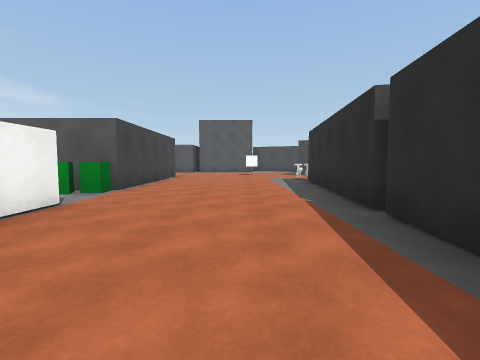
view 1 (above)

24 first-person views from a walk through a 3-D level made in the Unity game engine. The camera is 1.2 m above the floor, tilts 4° down and sees 85° across. The floor is counted in squares, 2 m on a side. Each view is taken from the middle of a square. On the plan, view 1 faces up. The plan holds only what a view shows up to about 9 squares ahead; the rest is blank. The place goes on beyond the plan. Some animated figures are left out. Some surface patterns are stand-ins.

view 2
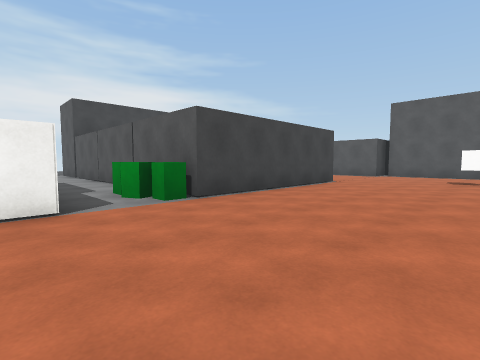

view 3
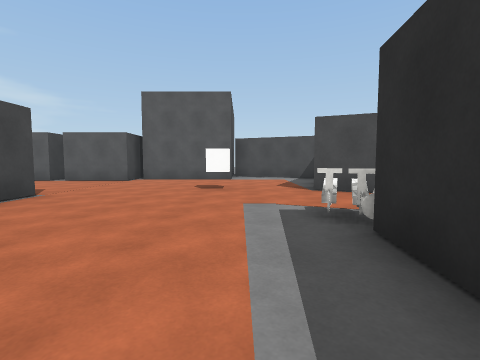

view 4
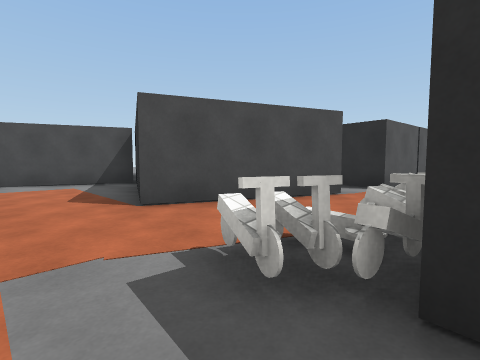

view 5
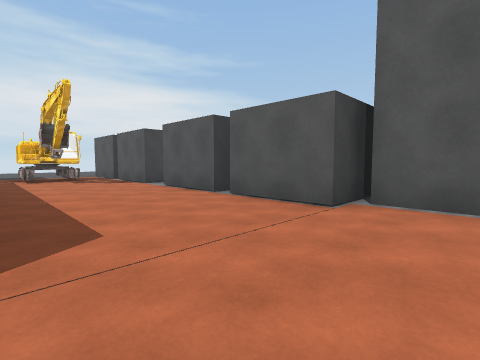

view 6
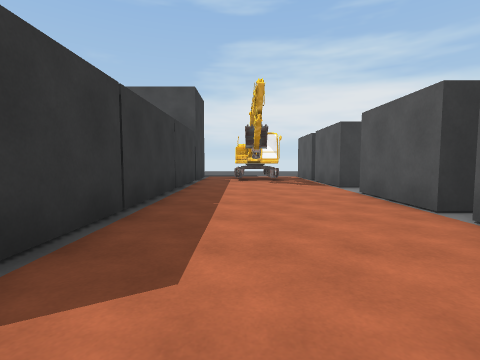

view 7
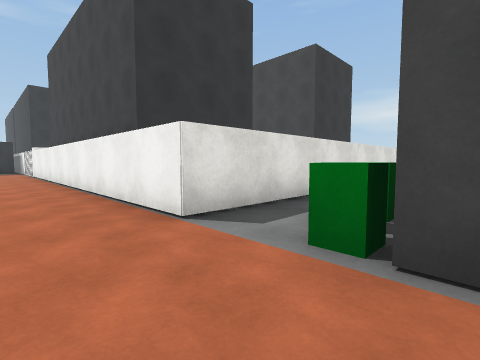

view 8
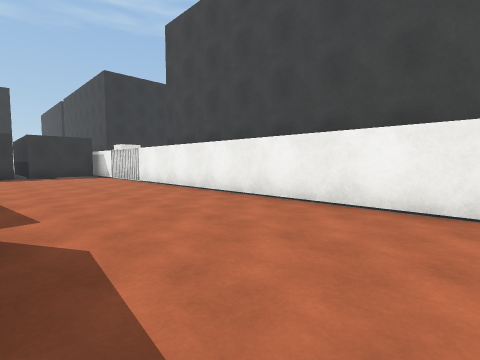

view 9
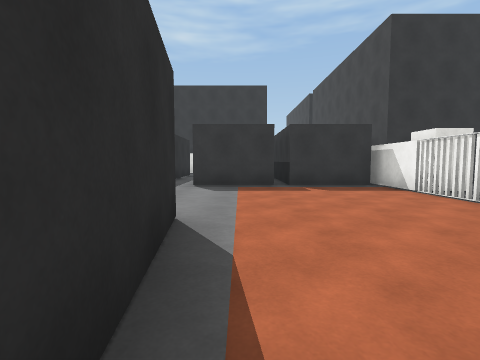

view 10
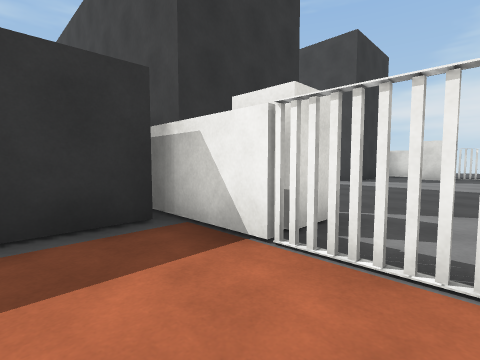

view 11
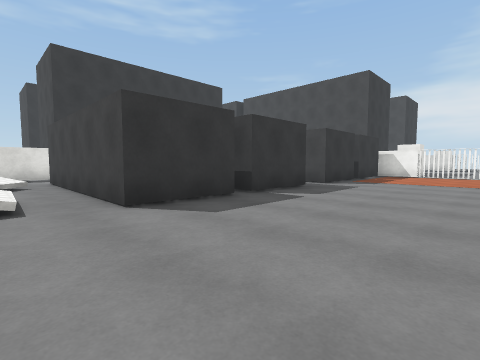

view 12
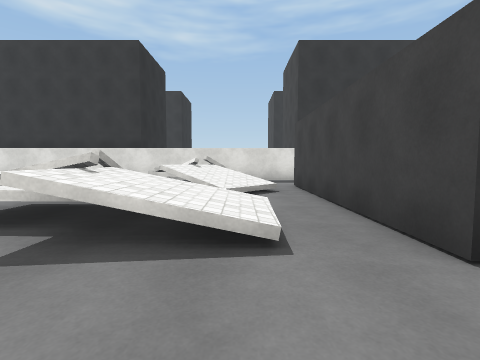

view 13
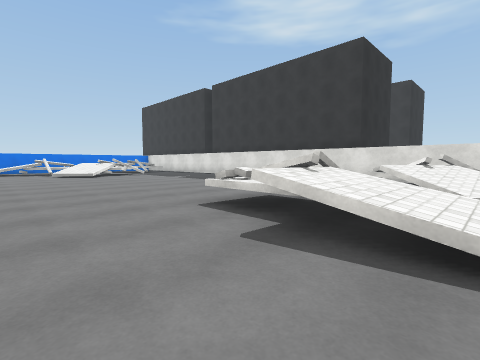

view 14
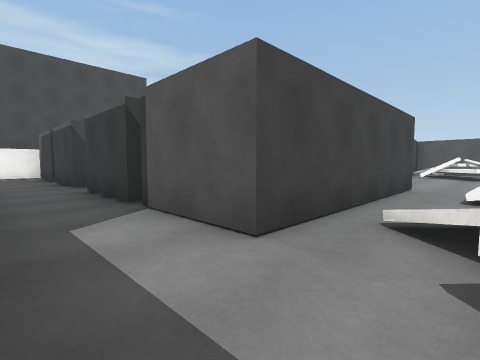

view 15
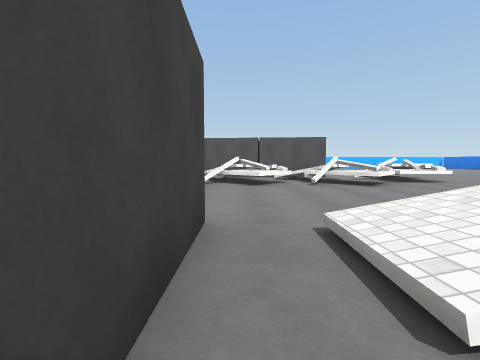

view 16
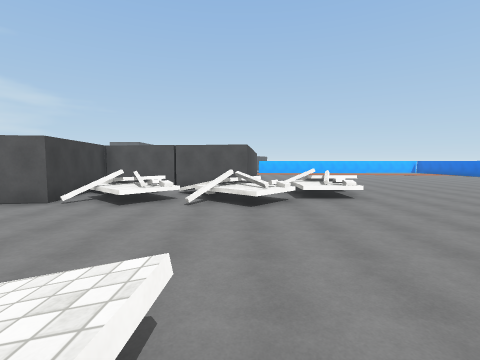

view 17
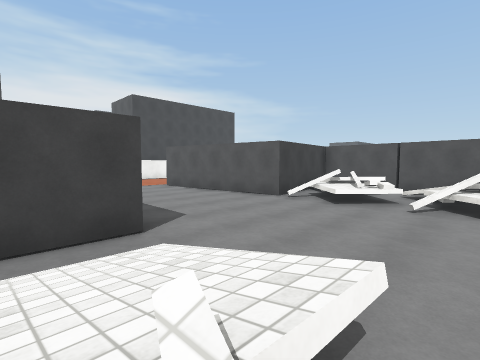

view 18
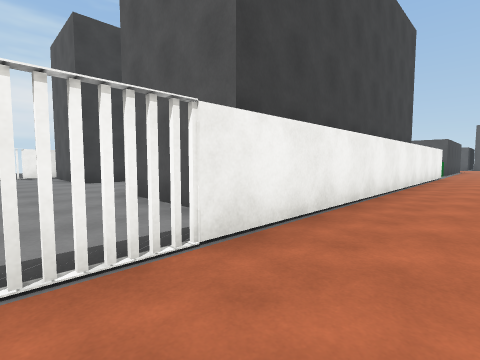

view 19
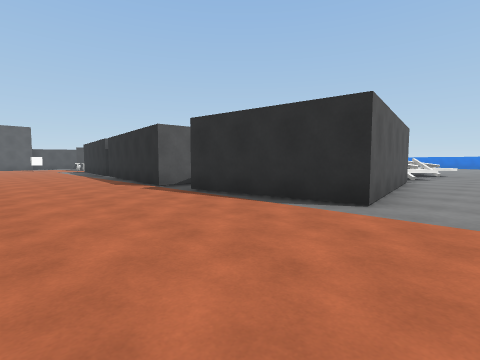

view 20
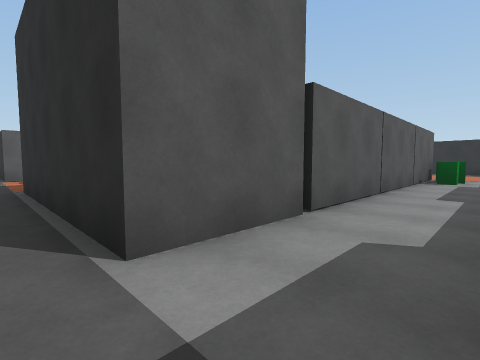

view 21
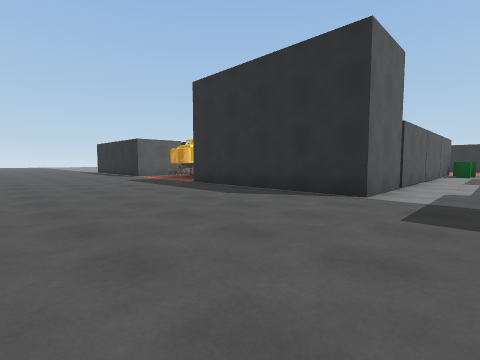

view 22
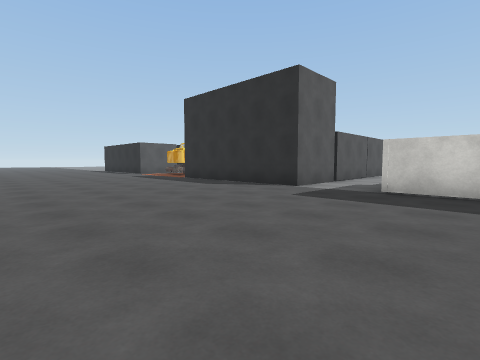

view 23
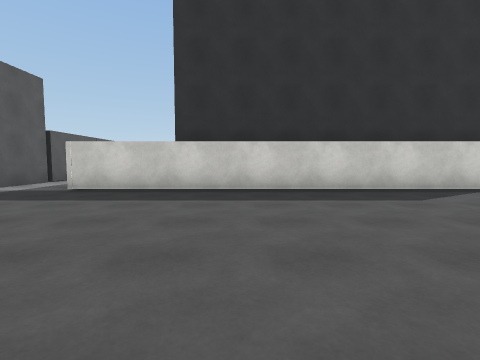

view 24
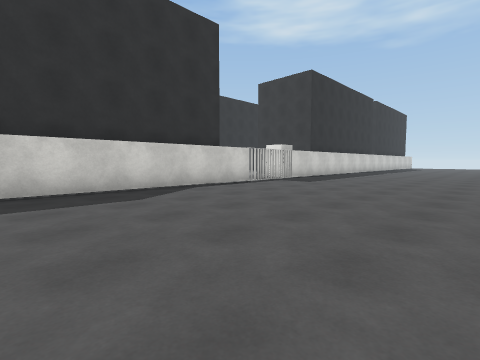

### Floor plan
Points are (right, up) in squares from view 1. A wall is a line through its corners. A room is listed if a view was taken in it or the views show most of it. See-through windows are left out.
Room 1 (views 1, 2, 3, 4, 5, 6, 7, 8, 9, 10, 11, 12, 13, 15, 16, 17, 18, 19, 20, 21, 22, 23, 24)
walls: (2.1, -2.1) (1.1, -2) (1.6, 3); (1.6, 3.1) (2.2, 8.2); (6.2, -3) (6.6, -6.1) (1.7, -6.8) (1.2, -3.2); (-2.2, -10.5) (-0.2, -10.5) (-0.2, -13); (-10.4, 3.6) (-2.5, 3.6) (-2.5, -8.5); (0.1, -10.5) (2.2, -10.5) (2.2, -11.1); (3.1, -10.5) (5.2, -10.5); (-2.5, 10.6) (-2.5, 5.6) (-12.5, 5.6) (-12.5, 10.6); (5.6, -10.5) (7.7, -10.5) (7.7, -15.5); (-12.5, -8.2) (-12.5, 3.6); (5.8, 10.1) (2.5, 11.5) (3.8, 14.4); (-10.9, 10.6) (-3.5, 10.6); (10, 9.5) (7.3, 9.8) (7.4, 10.9); (0.8, 14.9) (-2.4, 14.9); (-5, 15.1) (-5, 14.3) (-7.1, 14.3); (-2.5, 15.5) (-2.5, 14.3) (-4.6, 14.3); (-8.1, 15) (-8.1, 14.3) (-10.1, 14.3); (4.1, 15.2) (3.3, 15.5); (-10.5, 14.3) (-12.5, 14.3) (-12.5, 15.5); (9.9, -17.2) (16.5, -17.2)
low walls: (8.2, -5) (7.7, -5.5); (8.9, -4.2) (8.3, -4.9); (8.6, -6.6) (7.5, -5.7) (7.3, -6); (10, -4.9) (9.4, -4.4); (11.3, -4.9) (10.4, -5.9) (9.8, -6.5); (11.1, -6.6) (10.4, -5.9); (12.2, -5.8) (11.3, -6.8); (13.2, -4.2) (11.9, -4.2); (9.3, -16.2) (9.6, -15.8)
ways out: opening at (3, -15) to room 2; opening at (8, -15) to room 2; opening at (15.5, -4.5); gap at (-12, -7.5); gap at (-3, -7.5)
objects: block (-12, -10) to (-11, -9); other object (-11, 12) to (-11, 13); other object (-10, 12); other object (-10, 13); bucket (-9, 12); block (-4, -10) to (-3, -9); block (-4, 5); block (-3, 5); cube (0, 12); other object (2, 9); other object (3, 8); other object (4, 8); other object (9, -6); other object (11, -16); block (12, -12)
Room 2 (view 14)
walls: (7.2, -17.2) (9.9, -17.2); (5.2, -15.5) (3.1, -15.5); (7.7, -15.5) (5.6, -15.5)
ways out: opening at (3, -15) to room 1; opening at (8, -15) to room 1; opening at (1.5, -16.5)

Where each view was taken, in squares from view 1:
view 1: 0 up, 0 right, facing up
view 2: 3 up, 1 right, facing up-left
view 3: 6 up, 1 right, facing up
view 4: 8 up, 1 right, facing up-right
view 5: 11 up, 1 left, facing up-left
view 6: 12 up, 2 left, facing left
view 7: 6 up, 1 left, facing down-left
view 8: 1 up, 1 right, facing down-left
view 9: 4 down, 1 right, facing down
view 10: 8 down, 1 left, facing down-left
view 11: 7 down, 9 right, facing down-left
view 12: 9 down, 9 right, facing down
view 13: 9 down, 9 right, facing down-right
view 14: 17 down, 9 right, facing up-left
view 15: 13 down, 8 right, facing up
view 16: 12 down, 11 right, facing up
view 17: 12 down, 11 right, facing up-left
view 18: 8 down, 1 left, facing up-left
view 19: 8 down, 2 left, facing up-right
view 20: 4 up, 13 left, facing up-right
view 21: 4 up, 17 left, facing up-right
view 22: 2 up, 18 left, facing up-right
view 23: 0 up, 18 left, facing right
view 24: 1 down, 18 left, facing down-right
